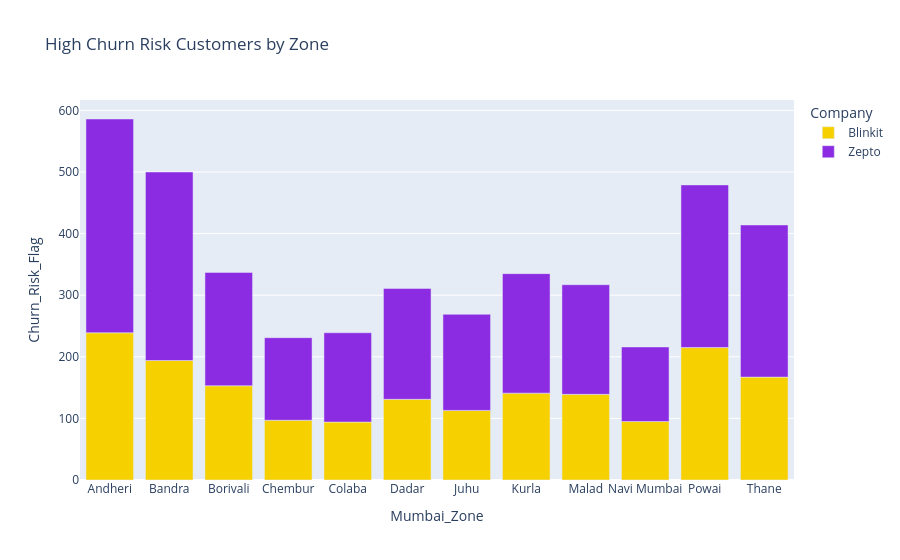

This figure's notebook cell:
### Markdown cell above
## Section 8: Customer Analysis

### Code cell
import matplotlib.pyplot as plt
# Rating distribution
plt.figure(figsize=(10, 5))
sns.countplot(data=df, x='Customer_Rating', hue='Company', palette=palette)
plt.title('Customer Rating Distribution')
plt.show()

# Churn risk analysis
churn_risk_by_zone = df.groupby(['Mumbai_Zone', 'Company'])['Churn_Risk_Flag'].sum().reset_index()
fig = px.bar(churn_risk_by_zone, x='Mumbai_Zone', y='Churn_Risk_Flag', color='Company',
             color_discrete_map=palette, title='High Churn Risk Customers by Zone')
fig.show()

### Figure 1 — Plotly figure (JSON) as saved in the notebook; plotly's stock layout.template omitted (floating-point values rounded to 4 significant figures)
{"data": [{"hovertemplate": "Company=Blinkit<br>Mumbai_Zone=%{x}<br>Churn_Risk_Flag=%{y}<extra></extra>", "legendgroup": "Blinkit", "marker": {"color": "#F7D000", "pattern": {"shape": ""}}, "name": "Blinkit", "orientation": "v", "showlegend": true, "textposition": "auto", "type": "bar", "x": ["Andheri", "Bandra", "Borivali", "Chembur", "Colaba", "Dadar", "Juhu", "Kurla", "Malad", "Navi Mumbai", "Powai", "Thane"], "xaxis": "x", "y": [239, 194, 153, 97, 94, 131, 113, 141, 139, 95, 215, 167], "yaxis": "y"}, {"hovertemplate": "Company=Zepto<br>Mumbai_Zone=%{x}<br>Churn_Risk_Flag=%{y}<extra></extra>", "legendgroup": "Zepto", "marker": {"color": "#8B2BE2", "pattern": {"shape": ""}}, "name": "Zepto", "orientation": "v", "showlegend": true, "textposition": "auto", "type": "bar", "x": ["Andheri", "Bandra", "Borivali", "Chembur", "Colaba", "Dadar", "Juhu", "Kurla", "Malad", "Navi Mumbai", "Powai", "Thane"], "xaxis": "x", "y": [347, 306, 184, 134, 145, 180, 156, 194, 178, 121, 264, 247], "yaxis": "y"}], "layout": {"barmode": "relative", "legend": {"title": {"text": "Company"}, "tracegroupgap": 0}, "title": {"text": "High Churn Risk Customers by Zone"}, "xaxis": {"anchor": "y", "domain": [0, 1], "title": {"text": "Mumbai_Zone"}}, "yaxis": {"anchor": "x", "domain": [0, 1], "title": {"text": "Churn_Risk_Flag"}}}}
